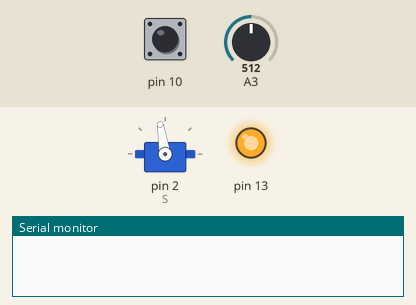
Recording of a sketch running on a simulated Arduino Uno, built with avr-gcc and run on an emulated ATmega328P. Parts: servo, output pins drawn as LEDs (lit = HIGH), the last lines printed to the serial monitor. Inputs (shaded band) come from the test bench; at power-on: pin 10 HIGH, A3 = 512.

Above: at 1.2 s.
1.3 s: pin 10 pulled LOW for 0.15 s
At 1.54 s:
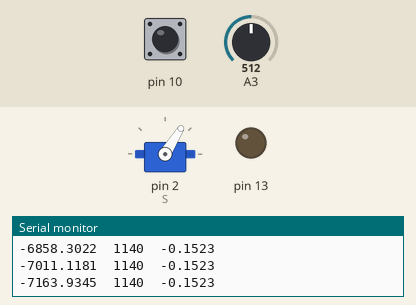
Timing chart, 0 to 4.3 s (numbered marks = the images above; inputs shaded):
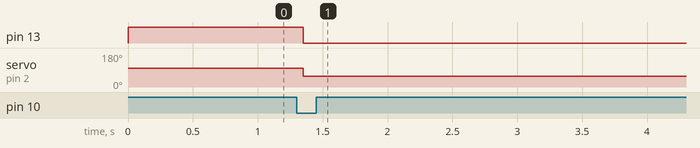

The sketch:

ctrl.ino
```cpp
#include <Servo.h>
#include <util/atomic.h>

Servo S;
// deadband: 494-530 (482us-517us)
#define AMIN 104
#define AMASK 0xFFF8
#define ASTRIDE 8
#define LG_ASTRIDE 3
#define ANUM 55

// conversion
#define DCOEFFSNUM 5
#define DCOEFFSDELAY 0
const float DCOEFFS[DCOEFFSNUM] = { 0.250f,-1.333f,3.000f,-4.000f,2.083f }; // { 0.167f,-1.200f,3.750f,-6.667f,7.500f,-6.000f,2.450f };

#define HANNINGNUM 9
#define HANNINGDELAY 4
const float HANNING[HANNINGNUM] = { 0.000f,0.037f,0.125f,0.213f,0.250f,0.213f,0.125f,0.037f,0.000f };

float ALOOKUP[ANUM] = {
  3.04687500e-01f,  2.90039062e-01f,  2.68798828e-01f,  2.39990234e-01f,
  2.16796875e-01f,  1.92382812e-01f,  1.62841797e-01f,  1.40869141e-01f,
  1.19628906e-01f,  9.83886719e-02f,  7.39746094e-02f,  5.68847656e-02f,
  4.68750000e-02f,  3.19824219e-02f,  2.34375000e-02f,  1.70898438e-02f,
  9.27734375e-03f,  3.17382812e-03f, -2.44140625e-04f, -3.17382812e-03f,
  -6.59179688e-03f, -1.07421875e-02f, -1.46484375e-02f, -1.83105469e-02f,
  -2.19726562e-02f, -2.58789062e-02f, -3.07617188e-02f, -3.66210938e-02f,
  -4.24804688e-02f, -4.63867188e-02f, -5.00488281e-02f, -5.41992188e-02f,
  -5.81054688e-02f, -6.17675781e-02f, -6.54296875e-02f, -7.00683594e-02f,
  -7.54394531e-02f, -8.03222656e-02f, -8.39843750e-02f, -8.76464844e-02f,
  -9.25292969e-02f, -9.83886719e-02f, -1.03515625e-01f, -1.07666016e-01f,
  -1.11328125e-01f, -1.15966797e-01f, -1.21826172e-01f, -1.26953125e-01f,
  -1.30859375e-01f, -1.35498047e-01f, -1.41113281e-01f, -1.46728516e-01f,
  -1.52343750e-01f, -1.57714844e-01f, -1.62841797e-01f
};

#define LOOP_FREQ 32 // Hz
#define LOOP_PERIOD 31250 // us
uint16_t aint = 0;

#define ABUFNUM 32
#define ABUFMASK 31
volatile int16_t abuf[ABUFNUM] = { 0 };
volatile uint8_t abuf_idx = 0xFF;
int16_t abuf_stash[ABUFNUM] = { 0 };
uint8_t abuf_idx_stash = 0, last_abuf_idx_stash = 0; // hope it doesn't lap itself
float abuf_rad[ABUFNUM] = { 0 };

#define DEADBAND_PLUS 20
#define DEADBAND_MINUS 0

// controller output is flywheel acceleration  in units of m/s^2
#define PID_I 1003.1f // 0.07071068f
#define PID_P 39000.0f // 14736.6f // 14736.6f // 1.03875926f
#define PID_D 4600.0f // 20356.0f // 20356.0f // 1.43485934f

#define UMID 1500
#define UMIN 1140
#define UMAX 1860
#define BAND_MINUS 360 // DERIVED: UMID - DEADBAND_MINUS - UMIN
#define BAND_PLUS 340 // DERIVED: UMAX - DEADBAND_PLUS - UMID
#define USAFE 1900
volatile uint16_t u = 1500; // ESC input
float vfly = 146.73f; // flywheel speed in rad/s
float ci = 0.0f;
#define A0 (3.864E3f) // units of flywheel acceleration in rad/s^2
#define VMAX (1.394E3f) // units of rad/s (assume flywheel dominates)
#define VSAFE (600.0f)
#define IFLY (70.49E-6f) // units of kg-m
// timing + -> flywheel CCW accel -> arm CW torque
// arm CCW -> analog - -> angle +

uint8_t stopped_ = 0, initted_ = 0;

// TODO it's probably a lot faster to do this in units of ms directly
#define T_ADC 0.001024f
#define A0_T_ADC 506.464 // 126.616f // DERIVED: T_ADC * A0 * VFLY_UPDATE_T
#define VFLY_UPDATE_T 128
//#define LG_VFLY_UPDATE_T 5
volatile uint8_t vfly_update_ticks = 0;
ISR(ADC_vect) {
  abuf[(++abuf_idx) & ABUFMASK] = ADC + 8;
  // (((uint16_t)ADCH) << 8) | ADCL; // <- surprisingly this didn't work
  // ^ maybe those aren't volatile, or the cast made it non-volatile
  // casting as volatile uint16_t didn't work either
//  digitalWrite(13, abuf_idx & 1);
  ADCSRA |= 1 << 4;

  // update vfly estimate (for lack of a better place to do this)
  digitalWrite(13, ((vfly_update_ticks) & (VFLY_UPDATE_T - 1)) == 0);
  if(initted_ && ((++vfly_update_ticks) & (VFLY_UPDATE_T - 1)) == 0) {
    if(u > UMID) {
      vfly += ((u - (UMID + DEADBAND_PLUS)) / (float)BAND_PLUS - (vfly / VMAX)) * A0_T_ADC;
    }
    else {
      vfly -= ((UMID - DEADBAND_MINUS - u) * A0_T_ADC) / BAND_MINUS;
      vfly = fmax(0.0f, vfly);
    }
  }
}

volatile uint8_t cnt = 0;
ISR(TIMER2_COMPA_vect) {
  ADCSRA |= 1 << 6; // start ADC conversion
  // 115bpm -> 1.916Hz - 2^5 upscale -> 61.3Hz - 1024x upscale - 256x upscale -> 16MHz (yes)
}

void setup() {
  // put your setup code here, to run once:
  S.attach(2);
  Serial.begin(9600);
  pinMode(13, OUTPUT);

  // disable interrupts while setting up the conversions and spinning the wheel up
  cli();

  // configure ADC
  ADMUX |= (0b01 << 6) | 0b0011; // A3 input
  ADCSRA |= (0b11 << 6) | (1 << 3 | 0b110); // 64 prescaler (conversion takes 104us)

  // note: MUST USE TIMER2. Arduino millis uses timer0, servo uses timer1.
  // also can't auto-trigger: ADC doesn't accept triggers from timer2. Of course not.
  TCCR2A |= 0b11; // CTC OCR2A top
  TCCR2B |= (1 << 3) | 0b111; // 1024 prescaling
  OCR2A = 15; // subdivide further by ~16x~ 4x, get ~1ms~ 256us sampling period
  TIMSK2 |= 0b010;

  sei(); // begin collecting data

  pinMode(10, INPUT_PULLUP);
//  pinMode(11, OUTPUT);
//  analogWrite(11, 40);
  S.writeMicroseconds(1560); // initialize at middle velocity
//  delay(5000);
//
//  delay(10);
}

// estimating velocity based on a model of torque (from current) and saturation velocity
// (which is non-linear with velocity possibly due to resistive torque that is proportional to velocity)
// 1520 -> 0Hz, 1607ms -> 122Hz, 1740ms -> 183Hz, saturates just above this
uint8_t debouncer[32] = { 0 };
uint8_t debouncer_idx = 0;
uint8_t ticks = 0;
void loop() {
//  return;
//  uint16_t b = map(a_raw, 0, 1023, 1200, 1900);
//  S.writeMicroseconds(b);
//  Serial.println(b);
//  digitalWrite(13, HIGH);
//  delay(10);
//  return;
  // estimate pid
  debouncer[(++debouncer_idx) & 31] = !digitalRead(10);
  uint8_t s = 0;
  for(uint8_t i = 0; i < 32; i++) {
    s += debouncer[i];
  }

  if(s > 30 && !stopped_) {
    ATOMIC_BLOCK(ATOMIC_RESTORESTATE) {
      memcpy(abuf_stash, abuf, sizeof(abuf[0]) * ABUFNUM);
      abuf_idx_stash = abuf_idx;
    }

    // I, analog -> rad conversion
    {
      float cibuf = 0.0f;
      uint8_t i = initted_ ? (last_abuf_idx_stash + ABUFNUM - 1) : 0;
      uint8_t j = 0;
      uint8_t imax = initted_ ? abuf_idx_stash : ABUFMASK;
      for(; (i & ABUFMASK) != (imax & ABUFMASK); i++, j++) {
        uint16_t a_raw = constrain((int16_t)abuf_stash[(i + 1) & ABUFMASK] - AMIN, 0, ASTRIDE * (ANUM - 2));

        uint16_t aidx = a_raw >> LG_ASTRIDE;
        int8_t ares = a_raw - (aidx << LG_ASTRIDE);
        float a = ALOOKUP[aidx];
        abuf_rad[(i + 1) & ABUFMASK] = ((ares * (ALOOKUP[aidx + 1] - ALOOKUP[aidx])) / ASTRIDE) + ALOOKUP[aidx];
        cibuf += a;
      }
      if(j > 0) {
        cibuf /= j;
        ci += cibuf;
      }
      last_abuf_idx_stash = abuf_idx_stash;
    }

    // D, P
    float cdbuf[DCOEFFSNUM] = { 0 };
    // INVARIANT: ABUFNUM > HANNINGNUM + DCOEFFSNUM
    for(uint16_t i0 = (uint16_t)abuf_idx_stash + ABUFNUM - HANNINGNUM - DCOEFFSNUM, j0 = 0; j0 < DCOEFFSNUM; i0++, j0++) {
      for(uint16_t i = i0, j = 0; j < HANNINGNUM; i++, j++) {
        cdbuf[j0] += abuf_rad[i & ABUFMASK] * HANNING[j];
      }
    }

    float cp = cdbuf[DCOEFFSNUM - 1]; // DCOEFFSDELAY -

    float cd = 0;
    for(uint8_t i = 0; i < DCOEFFSNUM; i++) {
      cd += cdbuf[i] * DCOEFFS[i];
    }
    cd /= T_ADC;

    float A = PID_P * cp + PID_D * cd + PID_I * ci;

    if(A > 0) {
      if(vfly > VSAFE) {
        stopped_ = 1;
        return;
      }
      u = UMID + DEADBAND_PLUS + (vfly / VMAX + A * 1.4f / A0) * BAND_PLUS;
      u = min(USAFE, u);
    }
    else {
      // braking
      // simple ratio
      float b = -fmax(A * 6.0f, -A0) / A0;
      u = UMID - DEADBAND_MINUS  - sqrt(b) * BAND_MINUS;
      u = max(UMIN, u);
    }
    S.writeMicroseconds(u);

    Serial.print(A, 4); Serial.print('\t'); Serial.print(u); Serial.print('\t'); Serial.println(abuf_rad[abuf_idx_stash & ABUFMASK], 4); /* Serial.print('\t'); Serial.print(ci, 4); Serial.print('\t');
    Serial.print(vfly, 4); Serial.print('\t'); Serial.print(u); Serial.print('\t'); Serial.println(A, 4); */

    initted_ = 1;
  }
  else if(initted_) {
    // reset state
    ci = vfly = u = 0;
    stopped_ = 1;
    S.writeMicroseconds(UMIN);
  }
  else {
    if((ticks++) & 31 == 0) {
      S.writeMicroseconds(1560);
    }
    delayMicroseconds(1500);
  }

//  delay(50);

  // // estimate vfly


  // abuf[(abuf_idx++) & ABUFMASK] = a;
  // u[0] += (P * a) >> PPOINT;
  // u[0] = constrain(u[0], UMIN, UMAX);
  // S.writeMicroseconds(UMID + (u[0] * (u[0] > 0 ? 1 : 10) + (u[0] > 0 ? DEADBAND_PLUS : -DEADBAND_MINUS))); // step over deadband
  // Serial.print(a);
  // Serial.print('\t');
  // Serial.println(u[0]);
  // delayMicroseconds(LOOP_PERIOD);
//  digitalWrite(13, HIGH);
}
```

Measured:
- after the input at 1.3 s, pin 13: HIGH → LOW after 0.05 s; servo on pin 2 (S): 99° → 58° after 0.05 s
